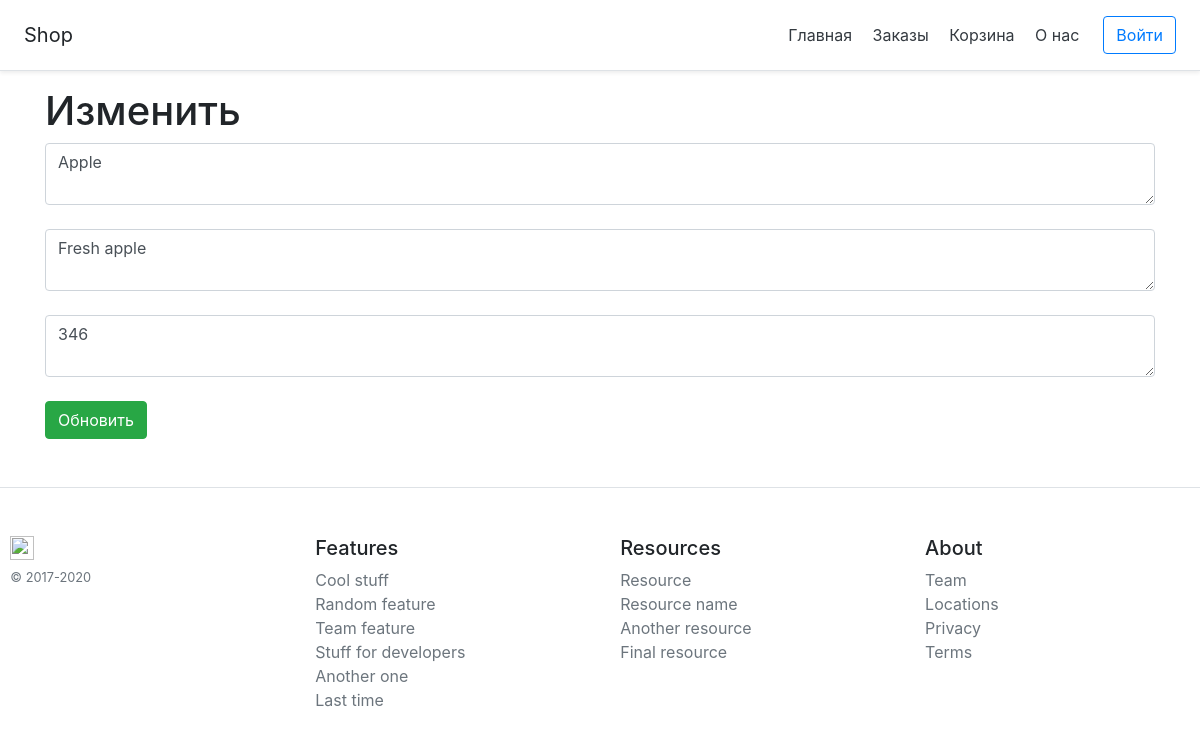
The app's page /posts/1/update with its own data.
### app.py (models this page shows)
class Item(db.Model):
    id = db.Column(db.Integer, primary_key=True)
    title = db.Column(db.String(100), nullable=True)
    price = db.Column(db.Integer, nullable=True)
    description = db.Column(db.String(100), nullable=True)
    img = db.Column(db.Text, nullable=True)
    name = db.Column(db.Text, nullable=True)
    mimetype = db.Column(db.Text, nullable=True)
    isActive = db.Column(db.Boolean, default=True)

### app.py (the view)
@app.route('/posts/<int:id>/update', methods=['POST', 'GET'])
def post_update(id):
    item = Item.query.get(id)
    if request.method == "POST":
        item.title = request.form['title']
        item.description = request.form['description']
        item.price = request.form['price']
        try:
            db.session.commit()
            return redirect('/shop-list')
        except:
            return "При редактировании статьи произошла ошибка"
    else:
        return render_template("posts_update.html", item=item)

### templates/posts_update.html (shortened to what this page needs)
{% extends 'base.html' %}
{% block body %}
<div class="container">
    <h1>Изменить</h1>
    <form method="post">
        <textarea  name="title" id="title" class="form-control">{{ item.title }}</textarea><br>
        <textarea  name="description" id="description" class="form-control">{{ item.description }}</textarea><br>
        <textarea name="price" id="price" class="form-control">{{ item.price }}</textarea><br>
        <input type="submit" class="btn btn-success" value="Обновить">
    </form>
</div>
{% endblock %}

### templates/base.html (shortened to what this page needs)
<!DOCTYPE html>
<html lang="en">
<head>
    <link rel="stylesheet" href="https://stackpath.bootstrapcdn.com/bootstrap/4.5.0/css/bootstrap.min.css">
</head>
<body>
<div class="d-flex flex-column flex-md-row align-items-center p-3 px-md-4 mb-3 bg-white border-bottom shadow-sm">
  <h5 class="my-0 mr-md-auto font-weight-normal">Shop</h5>
  <nav class="my-2 my-md-0 mr-md-3">
    <a class="p-2 text-dark" href="/">Главная</a>
    <a class="p-2 text-dark" href="/orders">Заказы</a>
    <a class="p-2 text-dark" href="/cart">Корзина</a>
    <a class="p-2 text-dark" href="/about">О нас</a>
  </nav>
  {% if auth_email|length < 1 %}
  <a class="btn btn-outline-primary" href="/signin">Войти</a>
  {% else %}
  <a class="btn btn-outline-primary" href="/delete-auth/">Выйти</a>
  {% endif %}
</div>
        {% block body %} {% endblock %}
  <footer class="pt-4 my-md-5 pt-md-5 border-top">
    <div class="row">4
      <div class="col-12 col-md">
        <img class="mb-2" src="/docs/4.5/assets/brand/bootstrap-solid.svg" alt="" width="24" height="24">
        <small class="d-block mb-3 text-muted">© 2017-2020</small>
      </div>
      <div class="col-6 col-md">
        <h5>Features</h5>
        <ul class="list-unstyled text-small">
          <li><a class="text-muted" href="#">Cool stuff</a></li>
          <li><a class="text-muted" href="#">Random feature</a></li>
          <li><a class="text-muted" href="#">Team feature</a></li>
          <li><a class="text-muted" href="#">Stuff for developers</a></li>
          <li><a class="text-muted" href="#">Another one</a></li>
          <li><a class="text-muted" href="#">Last time</a></li>
        </ul>
      </div>
      <div class="col-6 col-md">
        <h5>Resources</h5>
        <ul class="list-unstyled text-small">
          <li><a class="text-muted" href="#">Resource</a></li>
          <li><a class="text-muted" href="#">Resource name</a></li>
          <li><a class="text-muted" href="#">Another resource</a></li>
          <li><a class="text-muted" href="#">Final resource</a></li>
        </ul>
      </div>
      <div class="col-6 col-md">
        <h5>About</h5>
        <ul class="list-unstyled text-small">
          <li><a class="text-muted" href="#">Team</a></li>
          <li><a class="text-muted" href="#">Locations</a></li>
          <li><a class="text-muted" href="#">Privacy</a></li>
          <li><a class="text-muted" href="#">Terms</a></li>
        </ul>
      </div>
    </div>
  </footer>
</body>
</html>

### records on screen
Item: title "Apple", description "Fresh apple", price "346"
